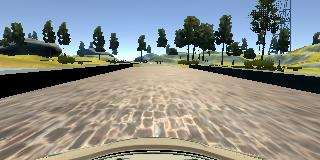
#> input picture sample_data_set/center_2016_12_01_13_30_48_287.jpg, 320 x 160 px
$ python -i sdc_lib.py   (imports and definitions only)
#> lines starting #> are read from the running program, lines starting #| are printed output that depends on the picture
import csv
from sklearn.utils import shuffle
from sklearn.model_selection import train_test_split
import cv2
import numpy as np
import matplotlib.pyplot as plt
import matplotlib.image as mpimg
import random
from enum import IntEnum

class Camera( IntEnum ):
    """ Enums for selecting a Camera """
    CENTER = 0
    LEFT   = 1
    RIGHT  = 2

# [18 lines left out: functions get_training_data, steering_adjust, not called in this run]

def random_brightness( img ):
    """ Add random brightness to help with varying lighting conditions  """
    img = cv2.cvtColor( img, cv2.COLOR_RGB2HSV )
#> img: shape (160, 320, 3); mean H, S, V 49.6, 81.1, 157.6
    brightness = .25 + np.random.uniform()
    img[:,:,2] = img[:,:,2] * brightness
#> img: shape (160, 320, 3); mean H, S, V 49.6, 81.1, 125.4
    img = cv2.cvtColor( img, cv2.COLOR_HSV2RGB )
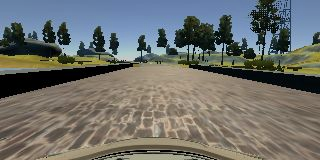
#> img: shape (160, 320, 3); mean R, G, B 109.4, 110.8, 106.9
    return img

def resize_image( img ):
    """ Crop and Resize to Nvidia format """
    img = img[ 40:-20,: ]
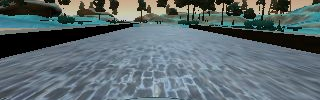
#> img: shape (100, 320, 3); mean of channels 0, 1, 2 111.5, 106.7, 92.9; drawn as B, G, R
    img = cv2.resize( img, ( 200, 66 ), interpolation=cv2.INTER_AREA )
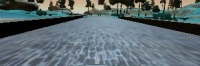
#> img: shape (66, 200, 3); mean of channels 0, 1, 2 111.5, 106.7, 92.9; drawn as B, G, R
    return img

# [6 lines left out: function random_flip, not called in this run]

def rgb_to_yuv( img ):
    """ Convert RGB to YUV format """
    img = cv2.cvtColor( img, cv2.COLOR_RGB2YUV )
#> img: shape (66, 200, 3); mean of channels 0, 1, 2 106.6, 121.4, 132.4
    return img

def process_image( img ):
    """ Combine all image processing steps here """
    img = random_brightness( img )
    img = resize_image( img )
    img = rgb_to_yuv( img )
    return img

# [31 lines left out: function batch_generator, not called in this run]

>>> import cv2
>>> picture = cv2.cvtColor(cv2.imread('sample_data_set/center_2016_12_01_13_30_48_287.jpg'), cv2.COLOR_BGR2RGB)
>>> result = process_image(picture)
